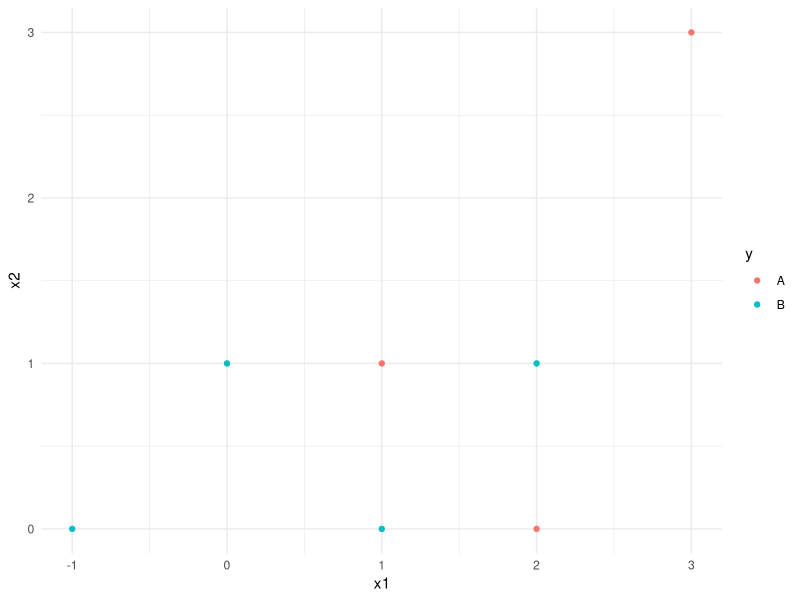
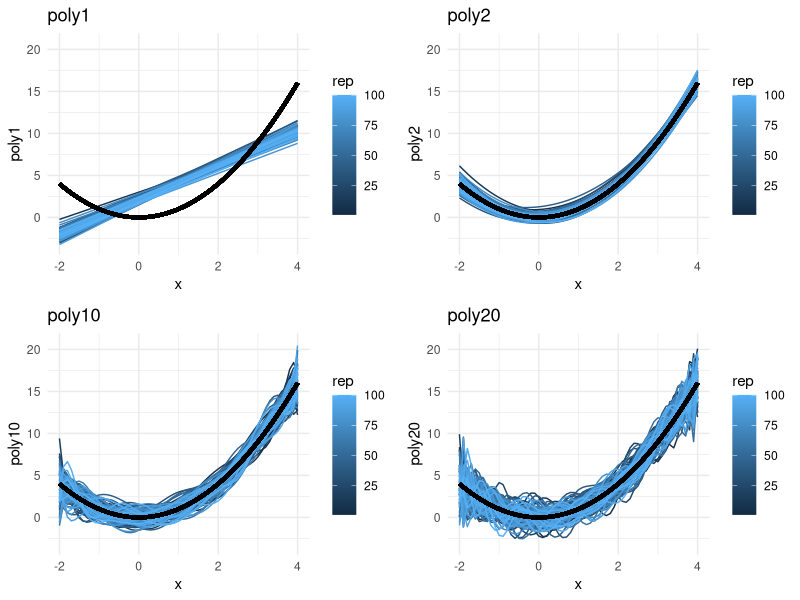
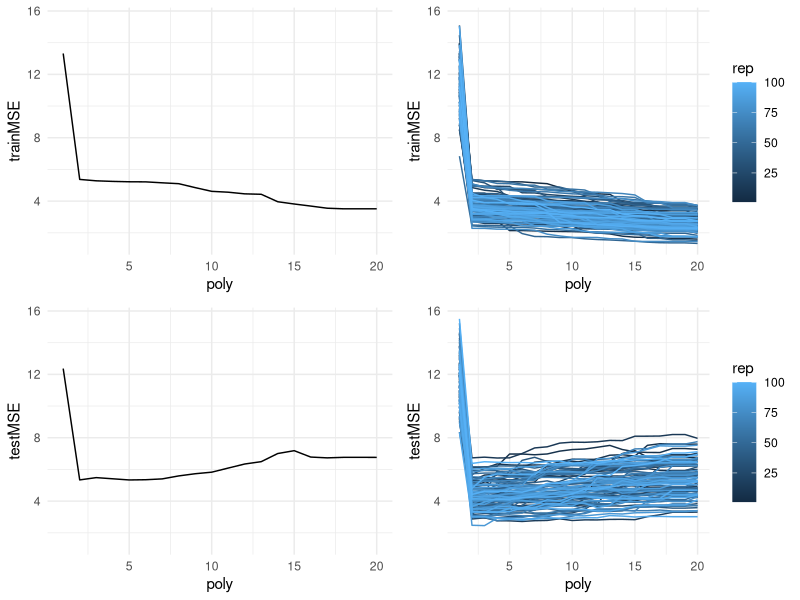
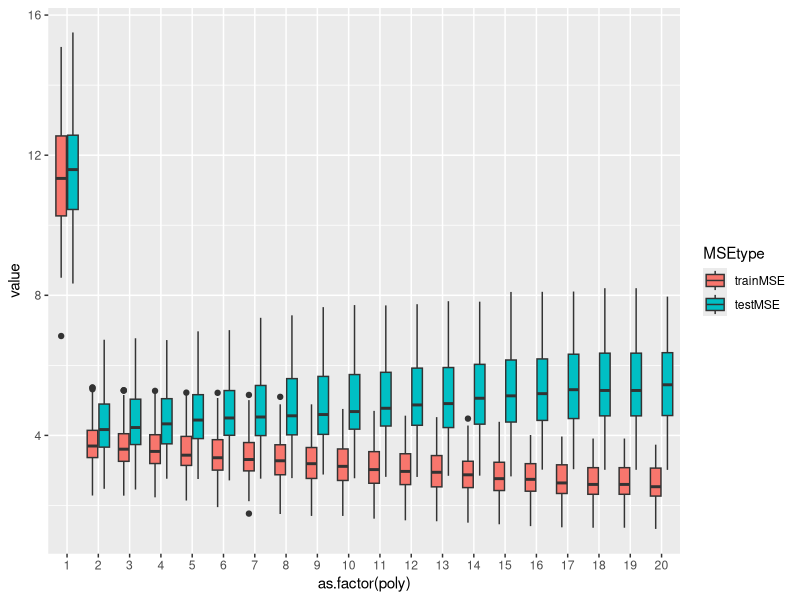
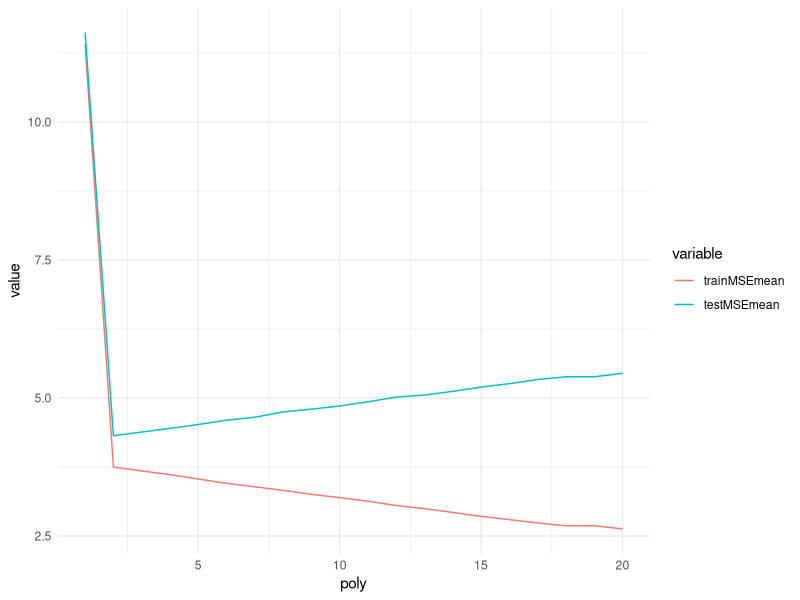
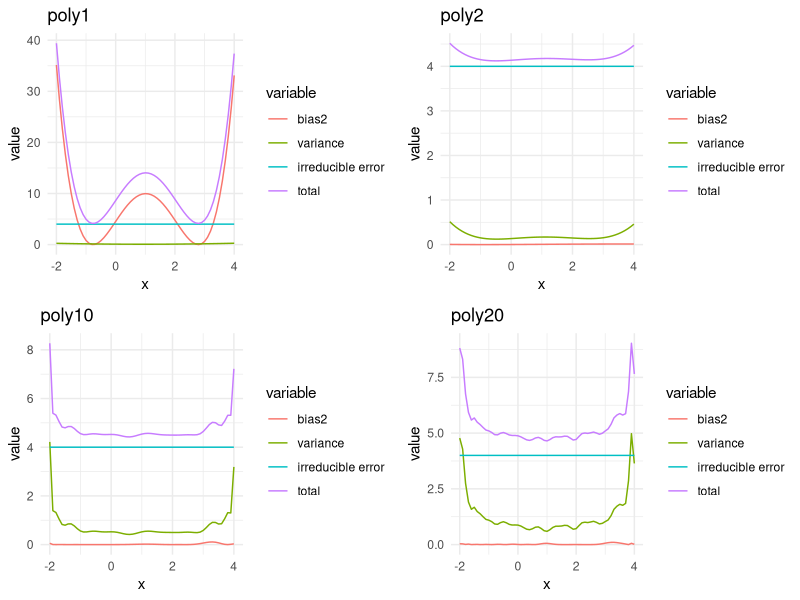
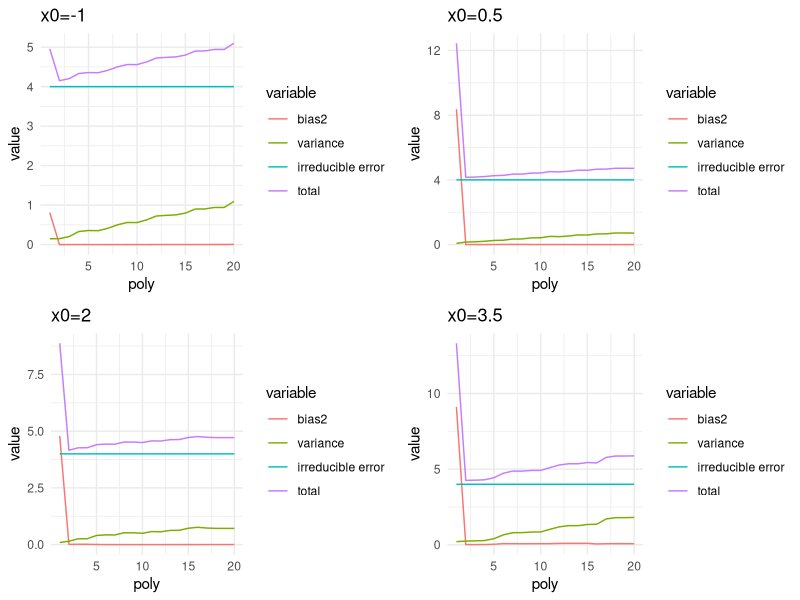

R code for these plots, in order:
## ---- chunk 1
#install.packages(ggplot2)
library(ggplot2)
## ---- chunk 2
knnframe = data.frame(x1 = c(3, 2, 1, 0, -1, 2, 1), x2 = c(3, 0, 1, 1, 0, 1, 0),  y=c("A", "A", "A", "B", "B", "B", "B"))
knnframe$y = as.factor(knnframe$y)
## ---- chunk 3
ggplot(knnframe, aes(x=x1, y=x2, color=y))+geom_point()+theme_minimal()
## ---- chunk 4
#install.packages(class)
library(class)
knn(train = knnframe[,1:2], cl = knnframe[,3], test = c(1, 2), k=1)
## ---- chunk 5
knn(train = knnframe[,1:2], cl = knnframe[,3], test = c(1, 2), k=4)
## ---- chunk 6
knn(train = knnframe[,1:2], cl = knnframe[,3], test = c(1, 2), k=7)
## ---- chunk 7
library(ggplot2)
library(ggpubr)
set.seed(2) # to reproduce

M=100 # repeated samplings, x fixed 
nord=20 # order of polynoms


x = seq(-2, 4, 0.1) #We make a sequence of 61 points, x. These are the points for which we evaluate the function f(x).
truefunc=function(x) return(x^2) #The true f(x)=x^2. 
true_y = truefunc(x) #We find f(x) for each element in vector x.

error = matrix(rnorm(length(x)*M, mean=0, sd=2),nrow=M,byrow=TRUE) #Noise (epsilon) is sampled from a normal distribution and stored in this matrix. Each column corresponds to one value of x.
ymat = matrix(rep(true_y,M),byrow=T,nrow=M) + error #The 100 samples or the observations are stored in this matrix.

predarray=array(NA,dim=c(M,length(x),nord))
for (i in 1:M)
{
  for (j in 1:nord)
  {
    predarray[i,,j]=predict(lm(ymat[i,]~poly(x, j,raw=TRUE)))
    #Based on the response y_i and the x_i's, we fit a polynomial model of degre 1,...,20. This means that we assume y_i~Normal(x_i^j,0). 
  }
}
# M matrices of size length(x) times nord
# first, only look at variablity in the M fits and plot M curves where we had 1.

# for plotting need to stack the matrices underneath eachother and make new variable "rep"
stackmat=NULL
for (i in 1:M) stackmat=rbind(stackmat,cbind(x,rep(i,length(x)),predarray[i,,]))
#dim(stackmat)
colnames(stackmat)=c("x","rep",paste("poly",1:20,sep=""))
sdf=as.data.frame(stackmat) #NB have poly1-20 now - but first only use 1,2,20
# to add true curve using stat_function - easiest solution
true_x=x
yrange=range(apply(sdf,2,range)[,3:22])
p1=ggplot(data=sdf,aes(x=x,y=poly1,group=rep,colour=rep))+scale_y_continuous(limits=yrange)+geom_line()
p1=p1+stat_function(fun=truefunc,lwd=1.3,colour="black")+ggtitle("poly1")+theme_minimal()
p2=ggplot(data=sdf,aes(x=x,y=poly2,group=rep,colour=rep))+scale_y_continuous(limits=yrange)+geom_line()
p2=p2+stat_function(fun=truefunc,lwd=1.3,colour="black")+ggtitle("poly2")+theme_minimal()
p10=ggplot(data=sdf,aes(x=x,y=poly10,group=rep,colour=rep))+scale_y_continuous(limits=yrange)+geom_line()
p10=p10+stat_function(fun=truefunc,lwd=1.3,colour="black")+ggtitle("poly10")+theme_minimal()
p20=ggplot(data=sdf,aes(x=x,y=poly20,group=rep,colour=rep))+scale_y_continuous(limits=yrange)+geom_line()
p20=p20+stat_function(fun=truefunc,lwd=1.3,colour="black")+ggtitle("poly20")+theme_minimal()
ggarrange(p1,p2,p10,p20)
## ---- chunk 8
set.seed(2) # to reproduce

M=100 # repeated samplings,x fixed but new errors
nord=20
x = seq(-2, 4, 0.1)
truefunc=function(x) return(x^2)
true_y = truefunc(x)

error = matrix(rnorm(length(x)*M, mean=0, sd=2),nrow=M,byrow=TRUE)
testerror = matrix(rnorm(length(x)*M, mean=0, sd=2),nrow=M,byrow=TRUE)
ymat = matrix(rep(true_y,M),byrow=T,nrow=M) + error
testymat = matrix(rep(true_y,M),byrow=T,nrow=M) + testerror

predarray=array(NA,dim=c(M,length(x),nord))
for (i in 1:M)
{
  for (j in 1:nord)
  {
    predarray[i,,j]=predict(lm(ymat[i,]~poly(x, j,raw=TRUE)))
  }
}  
trainMSE=matrix(ncol=nord,nrow=M)
for (i in 1:M) trainMSE[i,]=apply((predarray[i,,]-ymat[i,])^2,2,mean)
testMSE=matrix(ncol=nord,nrow=M)
for (i in 1:M) testMSE[i,]=apply((predarray[i,,]-testymat[i,])^2,2,mean)

library(ggplot2)
library(ggpubr)

# format suitable for plotting 
stackmat=NULL
for (i in 1:M) stackmat=rbind(stackmat,cbind(rep(i,nord),1:nord,trainMSE[i,],testMSE[i,]))
colnames(stackmat)=c("rep","poly","trainMSE","testMSE")
sdf=as.data.frame(stackmat) 
yrange=range(sdf[,3:4])
p1=ggplot(data=sdf[1:nord,],aes(x=poly,y=trainMSE))+scale_y_continuous(limits=yrange)+geom_line()+theme_minimal()
pall= ggplot(data=sdf,aes(x=poly,group=rep,y=trainMSE,colour=rep))+scale_y_continuous(limits=yrange)+geom_line()+theme_minimal()
testp1=ggplot(data=sdf[1:nord,],aes(x=poly,y=testMSE))+scale_y_continuous(limits=yrange)+geom_line()+theme_minimal()
testpall= ggplot(data=sdf,aes(x=poly,group=rep,y=testMSE,colour=rep))+scale_y_continuous(limits=yrange)+geom_line()+theme_minimal()
ggarrange(p1,pall,testp1,testpall)

library(reshape2)
df=melt(sdf,id=c("poly","rep"))[,-2]
colnames(df)[2]="MSEtype"
ggplot(data=df,aes(x=as.factor(poly),y=value))+geom_boxplot(aes(fill=MSEtype))

trainMSEmean=apply(trainMSE,2,mean)
testMSEmean=apply(testMSE,2,mean)
meandf=melt(data.frame(cbind("poly"=1:nord,trainMSEmean,testMSEmean)),id="poly")
ggplot(data=meandf,aes(x=poly,y=value,colour=variable))+geom_line()+theme_minimal()
## ---- chunk 9
meanmat=matrix(ncol=length(x),nrow=nord)
varmat=matrix(ncol=length(x),nrow=nord)
for (j in 1:nord)
{
  meanmat[j,]=apply(predarray[,,j],2,mean) # we now take the mean over the M simulations - to mimic E and Var at each x value and each poly model
  varmat[j,]=apply(predarray[,,j],2,var)
}
# nord times length(x)
bias2mat=(meanmat-matrix(rep(true_y,nord),byrow=TRUE,nrow=nord))^2 #here the truth is

df=data.frame(rep(x,each=nord),rep(1:nord,length(x)),c(bias2mat),c(varmat),rep(4,prod(dim(varmat)))) #irr is 2^2.
colnames(df)=c("x","poly","bias2","variance","irreducible error") #suitable for plotting
df$total=df$bias2+df$variance+df$`irreducible error`
hdf=melt(df,id=c("x","poly"))
hdf1=hdf[hdf$poly==1,]
hdf2=hdf[hdf$poly==2,]
hdf10=hdf[hdf$poly==10,]
hdf20=hdf[hdf$poly==20,]

p1=ggplot(data=hdf1,aes(x=x,y=value,colour=variable))+geom_line()+ggtitle("poly1")+theme_minimal()
p2=ggplot(data=hdf2,aes(x=x,y=value,colour=variable))+geom_line()+ggtitle("poly2")+theme_minimal()
p10=ggplot(data=hdf10,aes(x=x,y=value,colour=variable))+geom_line()+ggtitle("poly10")+theme_minimal()
p20=ggplot(data=hdf20,aes(x=x,y=value,colour=variable))+geom_line()+ggtitle("poly20")+theme_minimal()
ggarrange(p1,p2,p10,p20)
## ---- chunk 10
hdfatxa=hdf[hdf$x==-1,]
hdfatxb=hdf[hdf$x==0.5,]
hdfatxc=hdf[hdf$x==2,]
hdfatxd=hdf[hdf$x==3.5,]
pa=ggplot(data=hdfatxa,aes(x=poly,y=value,colour=variable))+geom_line()+ggtitle("x0=-1")+theme_minimal()
pb=ggplot(data=hdfatxb,aes(x=poly,y=value,colour=variable))+geom_line()+ggtitle("x0=0.5")+theme_minimal()
pc=ggplot(data=hdfatxc,aes(x=poly,y=value,colour=variable))+geom_line()+ggtitle("x0=2")+theme_minimal()
pd=ggplot(data=hdfatxd,aes(x=poly,y=value,colour=variable))+geom_line()+ggtitle("x0=3.5")+theme_minimal()
ggarrange(pa,pb,pc,pd)
## ---- chunk 11
truefunc=function(x) return(x^2)
## ---- chunk 12
truefunc=function(x) return(x^4)
## ---- chunk 13
truefunc=function(x) return(exp(2*x))
## ---- chunk 14
df=data.frame(rep(x,each=nord),rep(1:nord,length(x)),c(bias2mat),c(varmat),rep(1,prod(dim(varmat)))) #irr is 1^2.
